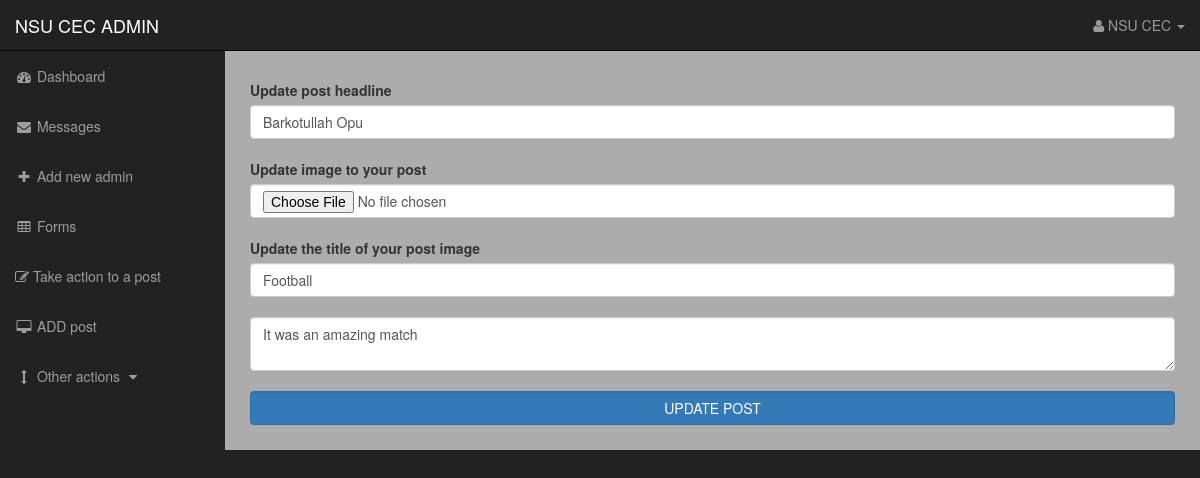
The app's page /cec_backend/edit_post.php?source=sl&sl=2 (signed in) with its own data.
### tables this page shows
CREATE TABLE `new_post` (
  `sl` int(11) NOT NULL,
  `headline` varchar(255) NOT NULL,
  `post_date` varchar(255) NOT NULL,
  `post_by` varchar(255) NOT NULL,
  `image` text NOT NULL,
  `image_title` varchar(255) NOT NULL,
  `details` varchar(255) NOT NULL
);

### cec_backend/validate.php (called while the page is built, shortened)
<?php
if (!isset($_SESSION['username'])) {
        header("Location: admin_login.php");
}
else if (isset($_SESSION['username'])) {
if ($_SESSION['role'] == "admin") {
    $full_name = $_SESSION['full_name'];
}
else if ($_SESSION['role'] != "admin") {
    header("Location: admin_login.php");
}
}
?>

### cec_backend/edit_post.php (the view, shortened to what this page needs)
<?php
include "validate.php";
if (isset($_GET['sl'])) {
    $serial = $_GET['sl'];
    $query = "SELECT * FROM new_post WHERE sl = $serial ";
    $data = mysqli_query($connection, $query);
    while ($row = mysqli_fetch_assoc($data)) {
        $headline = $row['headline'];
        $img_title = $row['image_title'];
        $details = $row['details'];
    }
}
?>
<!DOCTYPE html>
<html lang="en">
<head>
    <link href="css/bootstrap.min.css" rel="stylesheet">
    <link href="css/cec-admin.css" rel="stylesheet">
    <link href="font-awesome/css/font-awesome.min.css" rel="stylesheet" type="text/css">
</head>
<body>
    <div id="wrapper">
        <nav class="navbar navbar-inverse navbar-fixed-top" role="navigation">
            <div class="navbar-header">
                <a class="navbar-brand" href="index.php">NSU CEC ADMIN</a>
            </div>
            <ul class="nav navbar-right top-nav">
                <li class="dropdown">
                    <a href="#" class="dropdown-toggle" data-toggle="dropdown"><i class="fa fa-user"></i> <?php echo $full_name; ?> <b class="caret"></b></a>
                </li>
            </ul>
            <div class="collapse navbar-collapse navbar-ex1-collapse">
                <ul class="nav navbar-nav side-nav" style="height: 100%;">
                    <li>
                        <a href="index.php"><i class="fa fa-fw fa-dashboard"></i> Dashboard</a>
                    </li>
                    <li>
                        <a href="#"><i class="fa fa-fw fa-envelope"></i> Messages</a>
                    </li>
                    <li>
                        <a href="new_admin.php"><i class="fa fa-fw fa-plus"></i> Add new admin</a>
                    </li>
                    <li>
                        <a href="#"><i class="fa fa-fw fa-table"></i> Forms</a>
                    </li>
                    <li>
                        <a href="post_action.php"><i class="fa fa-edit"></i> Take action to a post</a>
                    </li>
                    <li>
                        <a href="add_post.php"><i class="fa fa-fw fa-desktop"></i> ADD post</a>
                    </li>
                    <li>
                        <a href="javascript:;" data-toggle="collapse" data-target="#demo"><i class="fa fa-fw fa-arrows-v"></i> Other actions <i class="fa fa-fw fa-caret-down"></i></a>
                    </li>
                </ul>
            </div>
        </nav>
        <div id="page-wrapper" style="background:#e1e0e0ba;">
            <div class="container-fluid">
                <div class="row">
                    <div class="col-lg-12">
                        <form class="form-group" action="edit_post.php" method="post" enctype="multipart/form-data">
                            <input style="display: none;" value="<?php if(!empty($serial)){ echo $serial;} else echo ""; ?>" class="form-control" type="number" name="serial"><br>
                            <label for="headline" >Update post headline</label>
                            <input value="<?php if(!empty($headline)){ echo $headline;} else echo ""; ?>" class="form-control" type="text" name="headline"><br>
                            <label for="image" >Update image to your post</label>
                            <input class="form-control" type="file" name="image"><br>
                            <label for="head" >Update the title of your post image</label>
                            <input value="<?php if(!empty($img_title)){ echo $img_title;} else echo ""; ?>" class="form-control" type="text" name="img_title"><br>
                            <textarea placeholder="Describe your post" class="form-control" name="details"><?php if(!empty($details)){ echo $details;} else echo ""; ?></textarea><br>
                            <input value="UPDATE POST" type="submit" name="update_post" class="form-control btn btn-primary">
                        </form>
                    </div>
                </div>
            </div>
        </div>
    </div>
</body>
</html>

### cec_backend/css/cec-admin.css (style rules this page uses)
body { margin-top: 100px; background-color: #222; }
@media (min-width:768px) { body { margin-top: 50px; } }
#wrapper { padding-left: 0; }
#page-wrapper { width: 100%; padding: 0; background-color: #fff; }
@media (min-width:768px) { #wrapper { padding-left: 225px; } }
@media (min-width:768px) { #page-wrapper { padding: 10px; } }
.top-nav { padding: 0 15px; }
.top-nav>li { display: inline-block; float: left; }
.top-nav>li>a { padding-top: 15px; padding-bottom: 15px; line-height: 20px; color: #999; }
@media (min-width:768px) { .side-nav { position: fixed; top: 51px; left: 225px; width: 225px; margin-left: -225px; border: none; border-radius: 0; overflow-y: auto; background-color: #222; } }
@media (min-width:768px) { .side-nav>li>a { width: 225px; } }

### records on screen
new_post: headline "Barkotullah Opu", img_title "Football", details "It was an amazing match"

### other values on screen
$full_name "NSU CEC"
